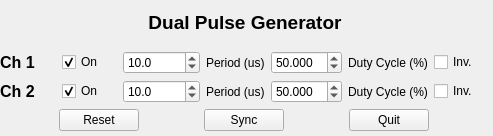
<?xml version="1.0" encoding="UTF-8"?>
<ui version="4.0">
 <class>MainWindow</class>
 <widget class="QMainWindow" name="MainWindow">
  <property name="geometry">
   <rect>
    <x>0</x>
    <y>0</y>
    <width>493</width>
    <height>136</height>
   </rect>
  </property>
  <property name="windowTitle">
   <string>Pulse Generator</string>
  </property>
  <widget class="QWidget" name="centralwidget">
   <property name="sizePolicy">
    <sizepolicy hsizetype="Fixed" vsizetype="Fixed">
     <horstretch>0</horstretch>
     <verstretch>0</verstretch>
    </sizepolicy>
   </property>
   <widget class="QWidget" name="verticalLayoutWidget">
    <property name="geometry">
     <rect>
      <x>0</x>
      <y>0</y>
      <width>490</width>
      <height>131</height>
     </rect>
    </property>
    <layout class="QVBoxLayout" name="verticalLayout">
     <item>
      <widget class="QLabel" name="label_3">
       <property name="text">
        <string>&lt;html&gt;&lt;head/&gt;&lt;body&gt;&lt;p&gt;&lt;span style=&quot; font-size:14pt; font-weight:600;&quot;&gt;Dual Pulse Generator&lt;/span&gt;&lt;/p&gt;&lt;/body&gt;&lt;/html&gt;</string>
       </property>
       <property name="alignment">
        <set>Qt::AlignCenter</set>
       </property>
      </widget>
     </item>
     <item>
      <layout class="QGridLayout" name="gridLayout">
       <item row="0" column="0">
        <widget class="QLabel" name="label">
         <property name="text">
          <string>&lt;html&gt;&lt;head/&gt;&lt;body&gt;&lt;p&gt;&lt;span style=&quot; font-size:12pt; font-weight:600;&quot;&gt;Ch 1&lt;/span&gt;&lt;/p&gt;&lt;/body&gt;&lt;/html&gt;</string>
         </property>
        </widget>
       </item>
       <item row="0" column="5">
        <widget class="QLabel" name="label_6">
         <property name="text">
          <string>Duty Cycle (%)</string>
         </property>
        </widget>
       </item>
       <item row="0" column="3">
        <widget class="QLabel" name="label_4">
         <property name="text">
          <string>Period (us)</string>
         </property>
        </widget>
       </item>
       <item row="0" column="4">
        <widget class="QDoubleSpinBox" name="dt1sb">
         <property name="decimals">
          <number>3</number>
         </property>
         <property name="minimum">
          <double>0.100000000000000</double>
         </property>
         <property name="maximum">
          <double>100.000000000000000</double>
         </property>
         <property name="singleStep">
          <double>0.100000000000000</double>
         </property>
         <property name="value">
          <double>50.000000000000000</double>
         </property>
        </widget>
       </item>
       <item row="1" column="2">
        <widget class="QDoubleSpinBox" name="per2sb">
         <property name="decimals">
          <number>1</number>
         </property>
         <property name="minimum">
          <double>0.100000000000000</double>
         </property>
         <property name="maximum">
          <double>10000000.000000000000000</double>
         </property>
         <property name="singleStep">
          <double>0.100000000000000</double>
         </property>
         <property name="value">
          <double>10.000000000000000</double>
         </property>
        </widget>
       </item>
       <item row="1" column="1">
        <widget class="QCheckBox" name="on2cb">
         <property name="text">
          <string>On</string>
         </property>
         <property name="checked">
          <bool>true</bool>
         </property>
        </widget>
       </item>
       <item row="1" column="0">
        <widget class="QLabel" name="label_2">
         <property name="text">
          <string>&lt;html&gt;&lt;head/&gt;&lt;body&gt;&lt;p&gt;&lt;span style=&quot; font-size:12pt; font-weight:600;&quot;&gt;Ch 2&lt;/span&gt;&lt;/p&gt;&lt;/body&gt;&lt;/html&gt;</string>
         </property>
        </widget>
       </item>
       <item row="0" column="1">
        <widget class="QCheckBox" name="on1cb">
         <property name="text">
          <string>On</string>
         </property>
         <property name="checked">
          <bool>true</bool>
         </property>
        </widget>
       </item>
       <item row="1" column="3">
        <widget class="QLabel" name="label_5">
         <property name="text">
          <string>Period (us)</string>
         </property>
        </widget>
       </item>
       <item row="1" column="4">
        <widget class="QDoubleSpinBox" name="dt2sb">
         <property name="decimals">
          <number>3</number>
         </property>
         <property name="minimum">
          <double>0.100000000000000</double>
         </property>
         <property name="maximum">
          <double>100.000000000000000</double>
         </property>
         <property name="singleStep">
          <double>0.100000000000000</double>
         </property>
         <property name="value">
          <double>50.000000000000000</double>
         </property>
        </widget>
       </item>
       <item row="1" column="5">
        <widget class="QLabel" name="label_7">
         <property name="text">
          <string>Duty Cycle (%)</string>
         </property>
        </widget>
       </item>
       <item row="0" column="2">
        <widget class="QDoubleSpinBox" name="per1sb">
         <property name="decimals">
          <number>1</number>
         </property>
         <property name="minimum">
          <double>0.100000000000000</double>
         </property>
         <property name="maximum">
          <double>10000000.000000000000000</double>
         </property>
         <property name="singleStep">
          <double>0.100000000000000</double>
         </property>
         <property name="value">
          <double>10.000000000000000</double>
         </property>
        </widget>
       </item>
       <item row="0" column="6">
        <widget class="QCheckBox" name="inv1cb">
         <property name="text">
          <string>Inv.</string>
         </property>
        </widget>
       </item>
       <item row="1" column="6">
        <widget class="QCheckBox" name="inv2cb">
         <property name="text">
          <string>Inv.</string>
         </property>
        </widget>
       </item>
      </layout>
     </item>
     <item>
      <layout class="QHBoxLayout" name="horizontalLayout">
       <item>
        <widget class="QPushButton" name="resetbt">
         <property name="sizePolicy">
          <sizepolicy hsizetype="Fixed" vsizetype="Fixed">
           <horstretch>0</horstretch>
           <verstretch>0</verstretch>
          </sizepolicy>
         </property>
         <property name="text">
          <string>Reset</string>
         </property>
        </widget>
       </item>
       <item>
        <widget class="QPushButton" name="syncbt">
         <property name="sizePolicy">
          <sizepolicy hsizetype="Fixed" vsizetype="Fixed">
           <horstretch>0</horstretch>
           <verstretch>0</verstretch>
          </sizepolicy>
         </property>
         <property name="text">
          <string>Sync</string>
         </property>
        </widget>
       </item>
       <item>
        <widget class="QPushButton" name="quitbt">
         <property name="sizePolicy">
          <sizepolicy hsizetype="Fixed" vsizetype="Fixed">
           <horstretch>0</horstretch>
           <verstretch>0</verstretch>
          </sizepolicy>
         </property>
         <property name="text">
          <string>Quit</string>
         </property>
        </widget>
       </item>
      </layout>
     </item>
    </layout>
   </widget>
  </widget>
 </widget>
 <resources/>
 <connections/>
</ui>
